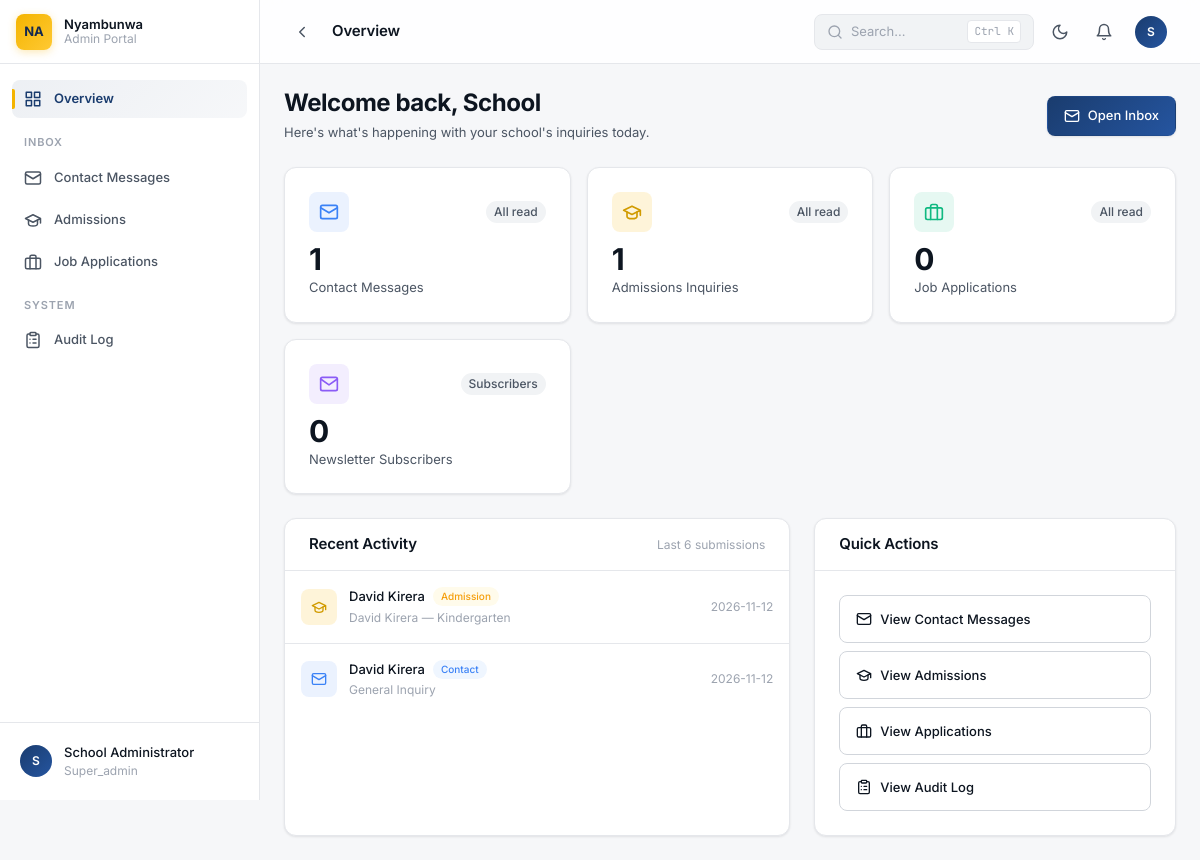
Page /admin/dashboard (signed in) on the earlier database version.
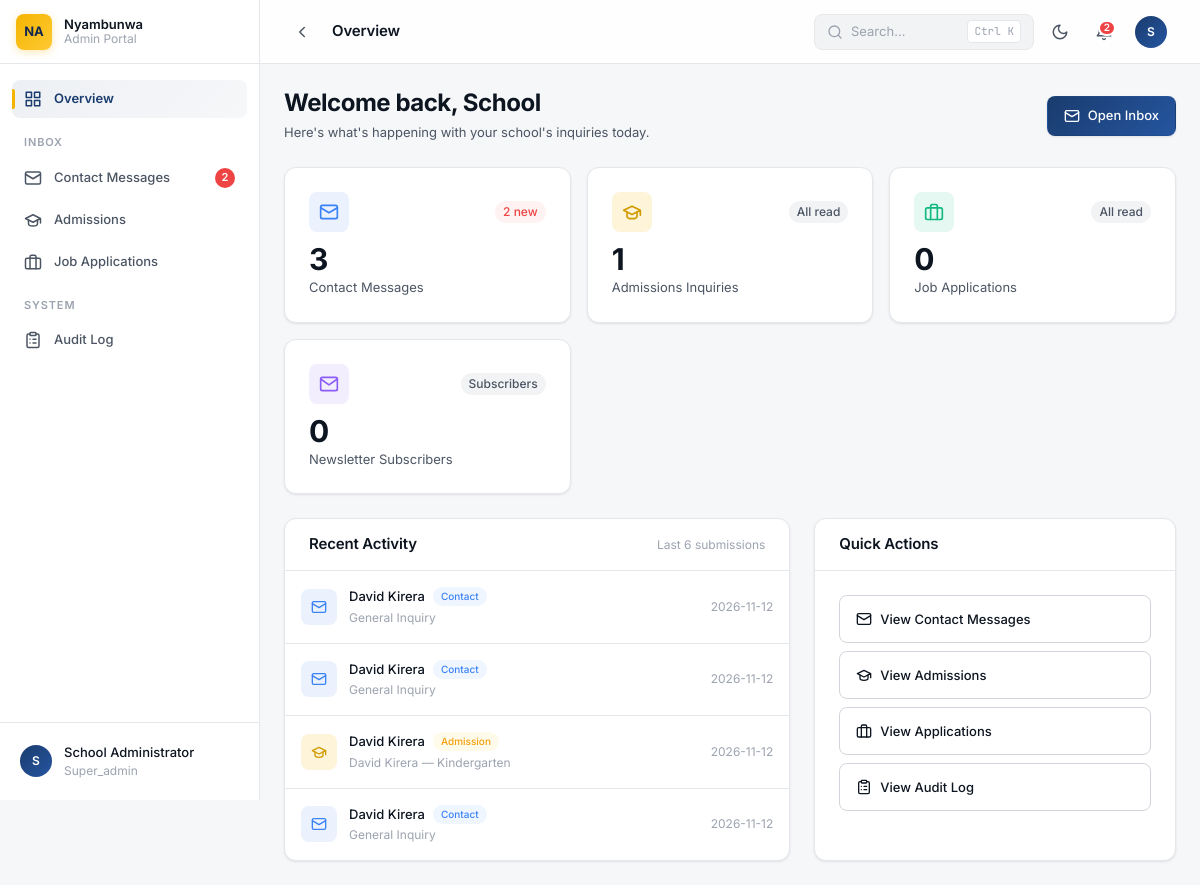
Same page on the later database version.
### tables this page shows
CREATE TABLE admissions (
            id INTEGER PRIMARY KEY AUTOINCREMENT,
            parent_name TEXT NOT NULL,
            email TEXT NOT NULL,
            phone TEXT,
            child_name TEXT NOT NULL,
            child_dob TEXT,
            grade_applying TEXT NOT NULL,
            current_school TEXT,
            message TEXT,
            status TEXT DEFAULT 'New',
            notes TEXT,
            created_at TIMESTAMP DEFAULT CURRENT_TIMESTAMP,
            updated_at TIMESTAMP DEFAULT CURRENT_TIMESTAMP
        );

CREATE TABLE contacts (
            id INTEGER PRIMARY KEY AUTOINCREMENT,
            name TEXT NOT NULL,
            email TEXT NOT NULL,
            phone TEXT,
            subject TEXT,
            message TEXT NOT NULL,
            status TEXT DEFAULT 'New',
            notes TEXT,
            created_at TIMESTAMP DEFAULT CURRENT_TIMESTAMP,
            updated_at TIMESTAMP DEFAULT CURRENT_TIMESTAMP
        );

### app.py (the view)
@app.route('/admin/dashboard')
@login_required
def dashboard():
    from database import get_all_submissions
    stats = get_stats()
    recent = []
    for stype in ['contacts', 'admissions', 'careers']:
        items = get_all_submissions(stype)[:3]
        for item in items:
            item['_type'] = stype
            recent.append(item)
    recent.sort(key=lambda x: x.get('created_at', ''), reverse=True)
    recent = recent[:6]
    return render_template('admin/dashboard.html',
                          stats=stats,
                          recent=recent)

### app.py (called while the page is built)
def login_required(f):
    @wraps(f)
    def decorated_function(*args, **kwargs):
        if 'admin_logged_in' not in session:
            return redirect(url_for('login_page'))
        if 'last_activity' in session:
            last_activity = datetime.fromisoformat(session['last_activity'])
            if datetime.now() - last_activity > timedelta(minutes=30):
                session.clear()
                return redirect(url_for('login_page'))
        session['last_activity'] = datetime.now().isoformat()
        return f(*args, **kwargs)
    return decorated_function

@app.before_request
def enforce_https():
    if not request.is_secure and os.environ.get('FLASK_ENV') == 'production':
        url = request.url.replace('http://', 'https://', 1)
        return redirect(url, code=301)

### database.py (called while the page is built)
def get_db():
    conn = sqlite3.connect(Config.DATABASE)
    conn.row_factory = sqlite3.Row
    return conn

def get_table_name(submission_type):
    return TABLE_MAP.get(submission_type, submission_type)

### templates/admin/dashboard.html (shortened to what the changed rows need)
{% extends "admin/base.html" %}
{% block page_title %}Overview{% endblock %}
{% block content %}
<div class="page-header flex items-center justify-between" style="flex-wrap: wrap; gap: 1rem;">
    <div>
        <h1 class="page-title">Welcome back, {{ (session.get('admin_full_name') or 'Admin').split()[0] }}</h1>
    </div>
</div>
<div class="dashboard-stats">
    <a href="{{ url_for('view_submissions', submission_type='contacts') }}" class="card stat-card">
        <div class="card-body">
            <div class="flex items-center justify-between mb-3">
                <div class="stat-icon stat-icon--info">
                    <svg width="20" height="20" viewBox="0 0 24 24" fill="none" stroke="currentColor" stroke-width="2" stroke-linecap="round" stroke-linejoin="round">
                        <rect x="2" y="4" width="20" height="16" rx="2"/>
                        <path d="m22 7-10 6L2 7"/>
                    </svg>
                </div>
                {% if stats.contacts_new > 0 %}
                <span class="badge badge-error">{{ stats.contacts_new }} new</span>
                {% else %}
                <span class="badge badge-neutral">All read</span>
                {% endif %}
            </div>
            <div class="stat-number">{{ stats.contacts_total }}</div>
            <div class="text-sm text-secondary mt-1">Contact Messages</div>
        </div>
    </a>
</div>
<div class="dashboard-grid">
    <div class="card">
        <div class="card-header">
            <h2 class="card-title">Recent Activity</h2>
        </div>
        {% if recent and recent|length > 0 %}
        <div>
            {% for item in recent %}
            <a href="{{ url_for('view_message', submission_type=item._type, submission_id=item.id) }}" class="activity-item">
                <div class="activity-icon activity-icon--{{ item._type }}">
                    {% if item._type == 'contacts' %}
                    <svg width="16" height="16" viewBox="0 0 24 24" fill="none" stroke="currentColor" stroke-width="2" stroke-linecap="round" stroke-linejoin="round">
                        <rect x="2" y="4" width="20" height="16" rx="2"/>
                        <path d="m22 7-10 6L2 7"/>
                    </svg>
                    {% elif item._type == 'admissions' %}
                    <svg width="16" height="16" viewBox="0 0 24 24" fill="none" stroke="currentColor" stroke-width="2" stroke-linecap="round" stroke-linejoin="round">
                        <path d="M22 10v6M2 10l10-5 10 5-10 5z"/>
                        <path d="M6 12v5c0 2 2 3 6 3s6-1 6-3v-5"/>
                    </svg>
                    {% else %}
                    <svg width="16" height="16" viewBox="0 0 24 24" fill="none" stroke="currentColor" stroke-width="2" stroke-linecap="round" stroke-linejoin="round">
                        <rect x="2" y="7" width="20" height="14" rx="2"/>
                        <path d="M16 21V5a2 2 0 0 0-2-2h-4a2 2 0 0 0-2 2v16"/>
                    </svg>
                    {% endif %}
                </div>
                <div style="flex: 1; min-width: 0;">
                    <div class="flex items-center gap-2" style="margin-bottom: 2px;">
                        <span class="text-sm font-medium text-primary" style="overflow: hidden; text-overflow: ellipsis; white-space: nowrap;">
                            {% if item._type == 'contacts' %}{{ item.name }}
                            {% elif item._type == 'admissions' %}{{ item.parent_name }}
                            {% else %}{{ item.name }}{% endif %}
                        </span>
                        <span class="badge badge-{{ 'info' if item._type == 'contacts' else ('warning' if item._type == 'admissions' else 'success') }}" style="font-size: 0.625rem;">
                            {{ 'Contact' if item._type == 'contacts' else ('Admission' if item._type == 'admissions' else 'Career') }}
                        </span>
                    </div>
                    <div class="text-xs text-muted" style="overflow: hidden; text-overflow: ellipsis; white-space: nowrap;">
                        {% if item._type == 'contacts' %}{{ item.subject or item.message[:60] }}
                        {% elif item._type == 'admissions' %}{{ item.child_name }} — {{ item.grade_applying }}
                        {% else %}{{ item.position_applying or 'General Application' }}{% endif %}
                    </div>
                </div>
                <div class="text-xs text-muted" style="flex-shrink: 0;">
                    {{ item.created_at[:10] }}
                </div>
            </a>
            {% endfor %}
        </div>
        {% endif %}
    </div>
    <div class="card">
        <div class="card-header">
            <h2 class="card-title">Quick Actions</h2>
        </div>
    </div>
</div>
{% endblock %}

Differences in the rows shown:
added contacts: name "David Kirera", _type "Contact", subject "General Inquiry", created_at "2026-11-12"
added contacts: name "David Kirera", _type "Contact", subject "General Inquiry", created_at "2026-11-12"
Other differences:
{{ stats.contacts_new }}: (not shown) → "2"
{{ total_new if total_new < 10 else '9+' }}: (not shown) → "2"
{{ stats.contacts_total }}: "1" → "3"
text no longer shown: "All read"
text now shown: "new"
